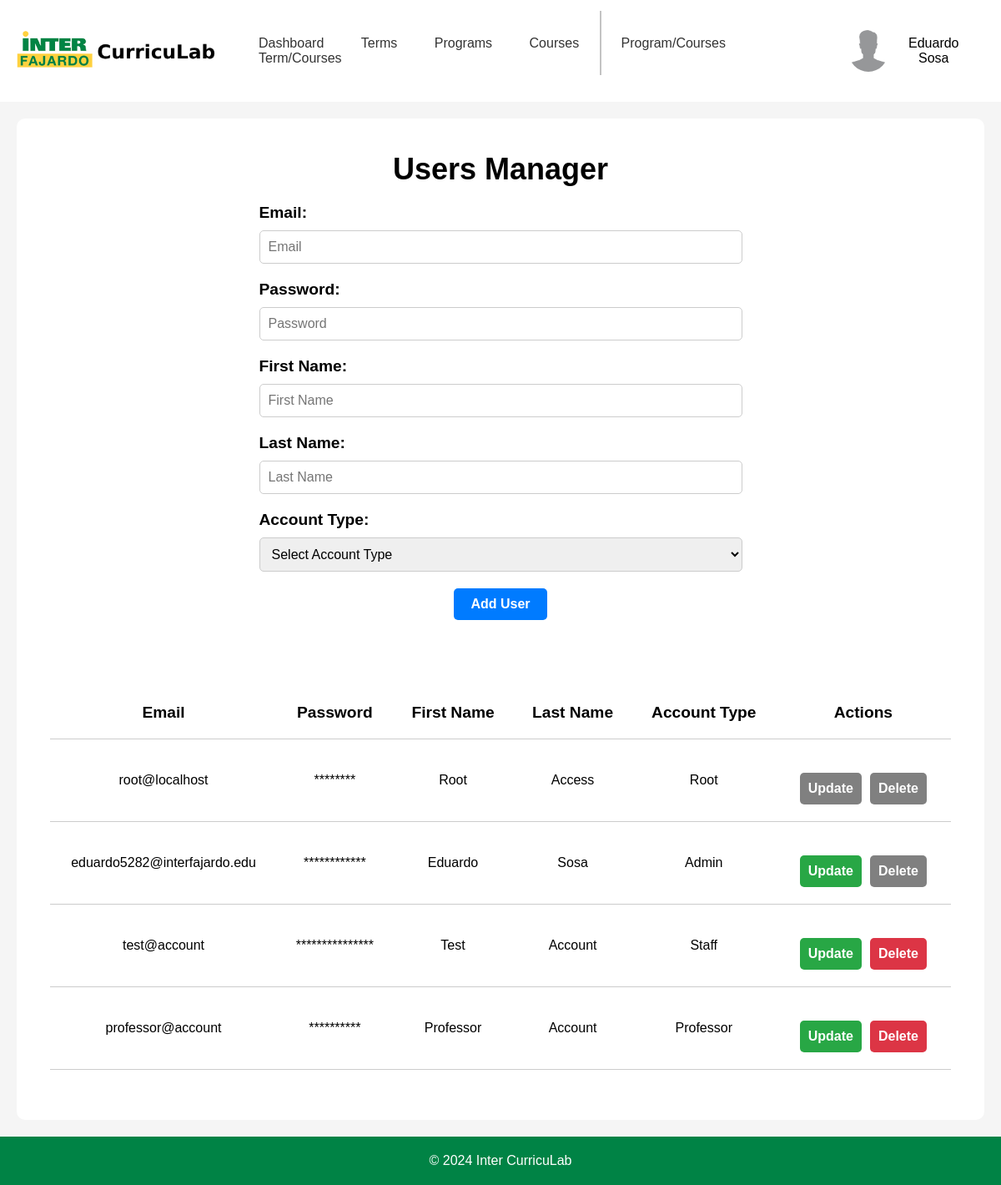
The app's page /templates/adminPages/adminUsers.php (signed in) with its own data.
### tables this page shows
CREATE TABLE "user" (
	"UserID"	INTEGER NOT NULL UNIQUE,
	"Email"	TEXT UNIQUE,
	"Password"	TEXT,
	"FirstName"	TEXT,
	"LastName"	TEXT,
	"AccountType"	TEXT,
	PRIMARY KEY("UserID" AUTOINCREMENT),
	FOREIGN KEY("AccountType") REFERENCES "accountType"("AccountLevel")
);

### templates/adminPages/adminUsers.php (the view, shortened to what this page needs)
<?php
$config = require_once '../../backend/php/config.php';
if (!isset($_SESSION['email'])) {
    header('Location: ../index.php');
    exit;
} elseif ($_SESSION['accountType'] !== 'Admin' && $_SESSION['accountType'] !== 'Root' && $_SESSION['accountType'] !== 'Staff') {
    header('Location: ../staffPages/profPage.php');
    exit;
} else {
    if ($config['db']['type'] === 'sqlite') {
        $db = new SQLite3($config['db']['sqlite']['path']);
    } elseif ($config['db']['type'] === 'mysql') {
        $dsn = "mysql:host={$config['db']['mysql']['host']};dbname={$config['db']['mysql']['dbname']}";
        $db = new PDO($dsn, $config['db']['mysql']['username'], $config['db']['mysql']['password']);
    }
    $stmt = $db->prepare('SELECT * FROM user');
    $result = $stmt->execute();
    $users = $result->fetchArray(SQLITE3_ASSOC);
    $users = [];
    if (isset($_POST['sort'])) {
        $users = sortTable();
    } else {
        $stmt = $db->prepare('SELECT * FROM user');
        $result = $stmt->execute();
        $users = fetchAllRows($result);
    }
}
function fetchAllRows($result) {
    $rows = [];
    while ($row = $result->fetchArray(SQLITE3_ASSOC)) {
        $rows[] = $row;
    }
    return $rows;
}
?>
<!DOCTYPE html>
<html lang="en">
<head>
    <link rel="stylesheet" href="../../static/css/headerFooter.css">
    <link rel="stylesheet" href="../../static/css/adminUsers.css">
</head>
<body>
    <div id="headerNav">
        <div class="logo">
            <a href="adminDashboard.php">
                <img src="../../static/img/inter-logo-full.png" alt="Inter CurricuLab">
            </a>
        </div>
        <nav>
            <a href="adminDashboard.php">Dashboard</a>
            <a href="adminTerms.php">Terms</a>
            <a href="adminPrograms.php">Programs</a>
            <div class="dropdown">
                <a href="adminCourses.php">Courses</a>
            </div>
            <a class="navDivider"></a>
            <a href="adminProgramCourses.php">Program/Courses</a>
            <a href="adminTermCourses.php" class="active">Term/Courses</a>
        </nav>
        <div class="userBox">
            <button onclick="myFunction()" class="userDropdownButton">
                <img src="../../static/img/userProfile.jpg" alt="User" >
                <?php
                echo $_SESSION['firstName'] . ' ' . $_SESSION['lastName'];
                ?>
            </button>
        </div>
    </div>
    <div id="container">
        <div class="container-upperBox">
            <div class="usersForm">
                <div class="header">
                    <h2>Users Manager</h2>
                </div>
                <?php
                if ($_SESSION['accountType'] === 'Root' || $_SESSION['accountType'] === 'Admin') {
                ?>
                <div class="form-container">
                    <form method="POST">
                        <div class="inputBox">
                            <label for="email">Email:</label>
                            <input type="email" name="email" id="email" placeholder="Email" required>
                        </div>
                        <div class="inputBox">
                            <label for="password">Password:</label>
                            <input type="password" name="password" id="password" placeholder="Password" required>
                        </div>
                        <div class="inputBox">
                            <label for="firstName">First Name:</label>
                            <input type="text" name="firstName" id="firstName" placeholder="First Name" required>
                        </div>
                        <div class="inputBox">
                            <label for="lastName">Last Name:</label>
                            <input type="text" name="lastName" id="lastName" placeholder="Last Name" required>
                        </div>
                        <div class="inputBox">
                            <label for="accountType">Account Type:</label>
                            <select name="accountType" id="accountType" required>
                                <option value="" hidden="hidden" selected>Select Account Type</option>
                            </select>
                        </div>
                        <div class="inputBox">
                            <button type="submit">Add User</button>
                        </div>
                    </form>
                </div>
                <?php
                }
                ?>
            </div>
            <div class="usersTable">
                <table>
                    <tr>
                        <th>
                            <form method="POST">
                                <button type="submit" name="sort" value="Email">Email</button>
                            </form>
                        </th>
                        <th>
                            <form method="POST">
                                <button type="submit" name="sort" value="Password">Password</button>
                            </form>
                        </th>
                        <th>
                            <form method="POST">
                                <button type="submit" name="sort" value="FirstName">First Name</button>
                            </form>
                        </th>
                        <th>
                            <form method="POST">
                                <button type="submit" name="sort" value="LastName">Last Name</button>
                            </form>
                        </th>
                        <th>
                            <form method="POST">
                                <button type="submit" name="sort" value="AccountType">Account Type</button>
                            </form>
                        </th>
                        <?php
                        if ($_SESSION['accountType'] === 'Root' || $_SESSION['accountType'] === 'Admin') {
                        ?>
                        <th>Actions</th>
                        <?php
                        }
                        ?>
                    </tr>
                    <?php
                    foreach ($users as $row) {
                        echo '<tr>';
                        echo '<td>' . htmlspecialchars($row['Email'] ?? '') . '</td>';
                        $passwordLength = rand(8, 16);
                        $passwordAsterisks = str_repeat('*', $passwordLength);
                        echo '<td>' . htmlspecialchars($passwordAsterisks) . '</td>';
                        echo '<td>' . htmlspecialchars($row['FirstName'] ?? '') . '</td>';
                        echo '<td>' . htmlspecialchars($row['LastName'] ?? '') . '</td>';
                        echo '<td>' . htmlspecialchars($row['AccountType'] ?? '') . '</td>';
                        echo '<td>';
                        if ($_SESSION['accountType'] === 'Root' || $_SESSION['accountType'] === 'Admin') {
                            if ($row['AccountType'] !== 'Root') {
                            ?>
                            <div class="actionButtons">
                                <button class="updateButton">Update</button>
                                <form method="POST">
                                    <?php
                                    if ($_SESSION['accountType'] === 'Admin' && $row['AccountType'] === 'Admin') {
                                        ?>
                                    <button class="deleteButton" type="submit" disabled style="background-color: grey;">Delete</button>
                                    <?php
                                    } else {
                                        ?>
                                    <button class="deleteButton" type="submit">Delete</button>
                                    <?php
                                    }
                                    ?>
                                </form>
                            </div>
                            <?php
                            } else {
                                ?>
                            <div class="actionButtons">
                                <button class="updateButton" disabled style="background-color: grey;">Update</button>
                                <form method="POST">
                                    <button class="deleteButton" type="submit" disabled style="background-color: grey;">Delete</button>
                                </form>
                            </div>
                            <?php
                            }
                        }
                        echo '</td>';
                        echo '</tr>';
                    }
                    ?>
                </table>
            </div>
        </div>
    </div>
    <footer>
        <p>&copy; 2024 Inter CurricuLab</p>
    </footer>
</body>
</html>

### static/css/headerFooter.css (style rules this page uses)
* { margin: 0; padding: 0; box-sizing: border-box; font-family: 'Poppins', sans-serif; }
body { display: flex; flex-direction: column; min-height: 100vh; }
#headerNav { display: flex; justify-content: space-between; align-items: center; }
.logo { margin: 20px; }
.logo img { width: 250px; }
nav a:not(.navDivider) { padding: 20px; text-decoration: none; color: #333; border-radius: 5px; }
.navDivider { margin-right: 4px; border-right: 2px solid #c3c3c3; padding: 30px 0; }
.userBox { margin: 20px; }
.userDropdownButton { padding: 16px; font-size: 16px; border: none; cursor: pointer; background-color: transparent; border-radius: 5px; }
.userBox { position: relative; display: inline-block; }
.userBox img { width: 50px; height: 50px; border-radius: 50%; margin-right: 10px; }
.userDropdownButton img { pointer-events: none; }
.userBox button { display: flex; align-items: center; justify-content: center; }
.dropdown { position: relative; display: inline-block; }
footer { background-color: #008345; color: white; text-align: center; padding: 20px; margin-top: auto; }

### static/css/adminUsers.css (style rules this page uses)
#container { display: flex; flex-direction: column; background-color: #f5f5f5; flex-grow: 1; }
.container-upperBox { display: flex; flex-direction: column; align-items: center; background-color: white; margin: 20px; padding: 20px; border-radius: 10px; flex-grow: 1; }
.usersForm { display: flex; flex-direction: column; align-items: center; width: 100%; margin: 20px 0; }
.usersForm .header { font-size: 1.5em; font-weight: bold; margin-bottom: 20px; }
.usersForm .inputBox:not(:last-child) { display: flex; flex-direction: column; width: 100%; margin-bottom: 20px; }
.usersForm .inputBox:last-child { display: flex; justify-content: center; align-items: center; width: 100%; margin-bottom: 20px; }
.usersForm .inputBox label { font-size: 1.2em; font-weight: bold; margin-bottom: 10px; }
.usersForm .inputBox input, .usersForm .inputBox select { width: 100%; padding: 10px; margin-right: 350px; font-size: 1em; border-radius: 5px; border: 1px solid #ccc; }
.usersForm .inputBox button { padding: 10px 20px; font-size: 1em; font-weight: bold; color: white; background-color: #007bff; border: none; border-radius: 5px; cursor: pointer; }
.usersTable { display: flex; flex-direction: column; align-items: center; background-color: white; margin: 20px; padding: 20px; border-radius: 10px; flex-grow: 1; width: 100%; }
.usersTable table { width: 100%; border-collapse: collapse; }
.usersTable table th { padding: 20px; text-align: center; border-bottom: 1px solid #ccc; font-size: 1.2em; }
.usersTable table th button { font-size: 1em; font-weight: bold; background-color: transparent; border: none; border-radius: 5px; cursor: pointer; }
.usersTable table td { padding: 20px; border-bottom: 1px solid #ccc; text-align: center; }
.actionButtons { display: flex; justify-content: center; align-items: center; width: 100%; margin-top: 20px; }
.updateButton { padding: 10px 10px; margin: 0 5px; font-size: 1em; font-weight: bold; color: white; background-color: #28a745; border: none; border-radius: 5px; cursor: pointer; }
.deleteButton { padding: 10px 10px; margin: 0 5px; font-size: 1em; font-weight: bold; color: white; background-color: #dc3545; border: none; border-radius: 5px; cursor: pointer; }

### records on screen
user: Email "root@localhost", passwordAsterisks "********", FirstName "Root", LastName "Access", AccountType "Root"
user: Email "eduardo5282@interfajardo.edu", passwordAsterisks "************", FirstName "Eduardo", LastName "Sosa", AccountType "Admin", shows "Delete"
user: Email "test@account", passwordAsterisks "***************", FirstName "Test", LastName "Account", AccountType "Staff", shows "Delete"
user: Email "professor@account", passwordAsterisks "**********", FirstName "Professor", LastName "Account", AccountType "Professor", shows "Delete"

### other values on screen
$_SESSION['firstName'] "Eduardo"
$_SESSION['lastName'] "Sosa"
